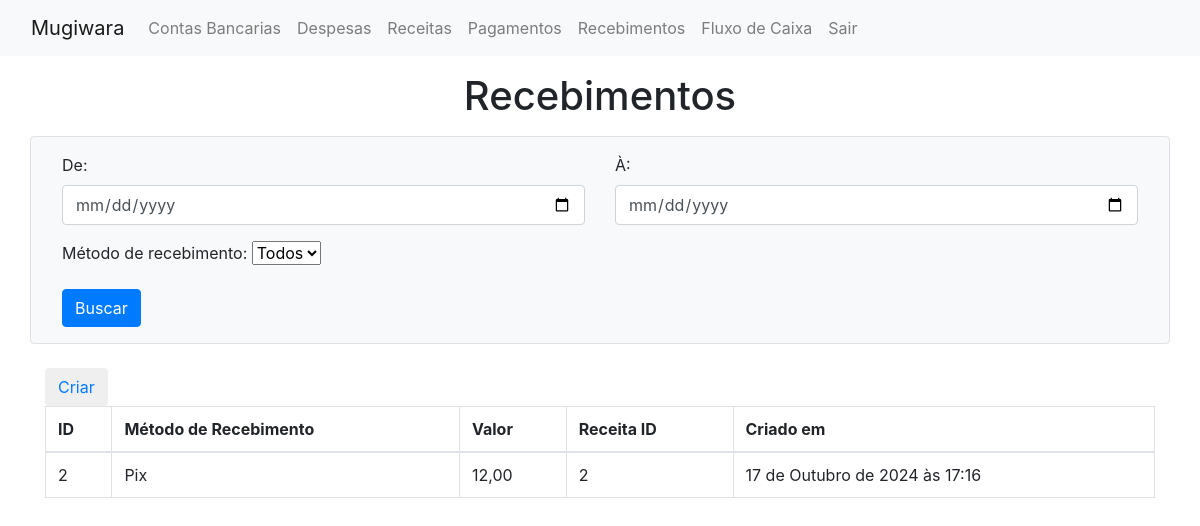
Before: /show_recebimentos/ (signed in) with the older database file.
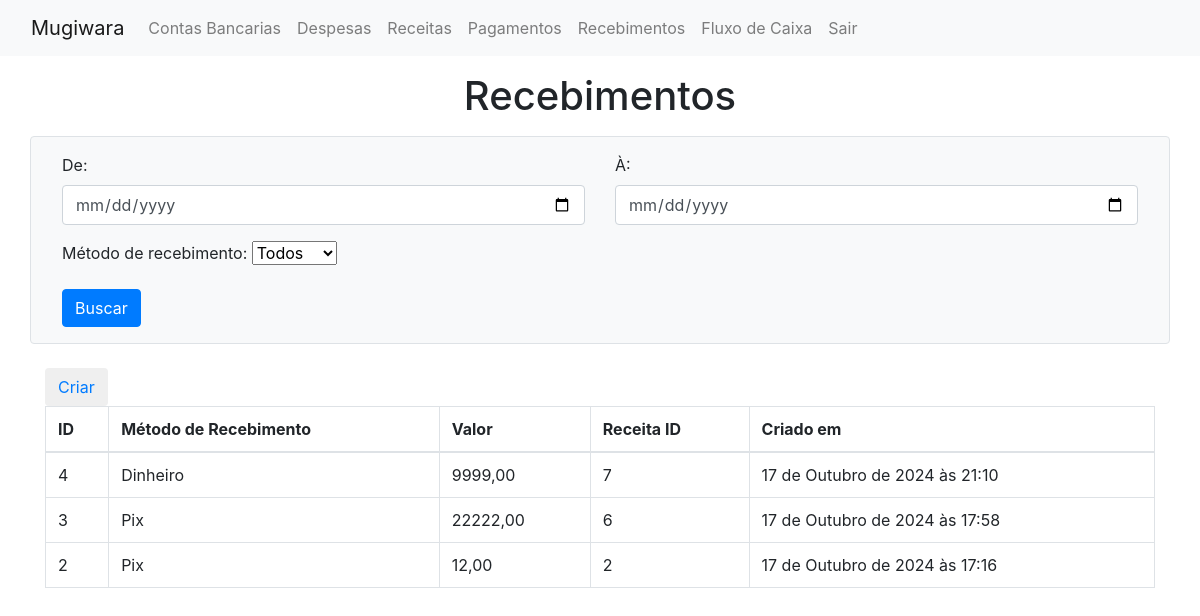
After: the same page with the newer database file.
### mugiwara/models/recebimento.py (models this page shows, shortened)
class recebimento(models.Model):
    valor_pago = models.DecimalField(decimal_places=2, max_digits=9)
    metodo_recebimento = models.IntegerField(
        choices = metodos_recebimento,
        default = metodos_recebimento.DINHEIRO,
    )
    created_at = models.DateTimeField(auto_now_add=True)
    receita_id = models.ForeignKey(
        receita,
        on_delete = models.CASCADE
    )
    conta_bancaria_id = models.ForeignKey(
        conta_bancaria,
        on_delete = models.SET_NULL,
        null = True,
        blank = True
    )
    class Meta:
        ordering = ['-created_at']

### mugiwara/models/receita.py (models this page shows, shortened)
class receita(models.Model):
    class status_choices(models.IntegerChoices):
        ABERTO = 1, "Em Aberto"
        PAGO = 2, "Pago"
    descricao = models.TextField()
    data_vencimento = models.DateField(auto_now=False, auto_now_add=False)
    valor = models.DecimalField(decimal_places=2, max_digits=9)
    categoria = models.IntegerField(
        choices = categoria_choices_receita,
        default = categoria_choices_receita.C1
    )
    status = models.IntegerField(
        choices = status_choices,
        default = status_choices.ABERTO
    )
    created_at = models.DateTimeField(auto_now_add=True)
    class Meta:
        ordering = ['-created_at']

### mugiwara/views.py (the view, shortened to what this page needs)
# urls.py: path('show_recebimentos/', views.showRecebimentoView, name='show_recebimentos'),
@login_required
def showRecebimentoView(request):
    form = SearchRecebimentosForm(request.GET or None)
    recebimentos = recebimento.objects.all()
    context = {
        'form': form,
        'recebimentos': recebimentos
    }
    return render(request, 'mugiwara/show_recebimentos.html', context)

### mugiwara/forms.py
class SearchRecebimentosForm(forms.ModelForm):
    class Meta:
        model = recebimento
        fields = ['data_inicio', 'data_fim', 'metodo']
    data_inicio = forms.DateField(
        label='De',
        required=False,
        widget=forms.DateInput(attrs={'type': 'date', 'class': 'form-control'})
    )
    data_fim = forms.DateField(
        label='À',
        required=False,
        widget=forms.DateInput(attrs={'type': 'date', 'class': 'form-control'})
    )
    metodo_recebimento = recebimento.objects.order_by('metodo_recebimento').values_list('metodo_recebimento', flat=True).distinct()
    metodo = forms.ChoiceField(
        label='Método de recebimento',
        choices=[('', 'Todos')] + [(metodo, metodos_recebimento(metodo).label) for metodo in metodo_recebimento],
        required=False,
        widget=forms.Select(attrs={'class': 'form-select'})
    )

### mugiwara/templates/mugiwara/show_recebimentos.html (shortened to what this page needs)
{% extends 'layout.html' %}
{% block content %}
<div class="container">
<h1 class="text-center mt-3 mb-3">Recebimentos</h1>
<form method="GET" action="" class="row g-3 mb-4 p-3 border rounded bg-light">
    <div class="col-md-6">
        <div class="form-group">
        {{ form.data_inicio.label_tag }}
        {{ form.data_inicio }}
        </div>
    </div>
    <div class="col-md-6">
        <div class="form-group">
        {{ form.data_fim.label_tag }}
        {{ form.data_fim }}
        </div>
    </div>
    <div class="col-md-6">
        <div class="form-group">
            {{ form.metodo.label_tag }}
            {{ form.metodo }}
        </div>
    </div>
    <div class="col-md-12 text-end">
        <button type="submit" class="btn btn-primary">Buscar</button>
    </div>
</form>
<button class="btn"><a href="{% url 'show_receita' %}">Criar</a></button>
<table class="table table-bordered">
   <thead>
     <tr>
       <th scope="col">ID</th>
       <th scope="col">Método de Recebimento</th>
       <th scope="col">Valor</th>
       <th scope="col">Receita ID</th>
       <th scope="col">Criado em</th>
     </tr>
   </thead>
   <tbody>
   {% for recebimento in recebimentos %}
     <tr>
       <td>{{recebimento.id}}</td>
       <td>{{recebimento.get_metodo_recebimento_display}}</td>
       <td>{{recebimento.valor_pago}}</td>
       <td>{{recebimento.receita_id.id}}</td>
       <td>{{recebimento.created_at}}</td>
     </tr>
   {% endfor %}
   </tbody>
 </table>
</div>
{% endblock %}

Changed rows visible on the page:
added recebimento: id "4", metodo_recebimento "Dinheiro", valor_pago "9999,00", receita_id.id "7", created_at "17 de Outubro de 2024 às 21:10"
added recebimento: id "3", metodo_recebimento "Pix", valor_pago "22222,00", receita_id.id "6", created_at "17 de Outubro de 2024 às 17:58"
